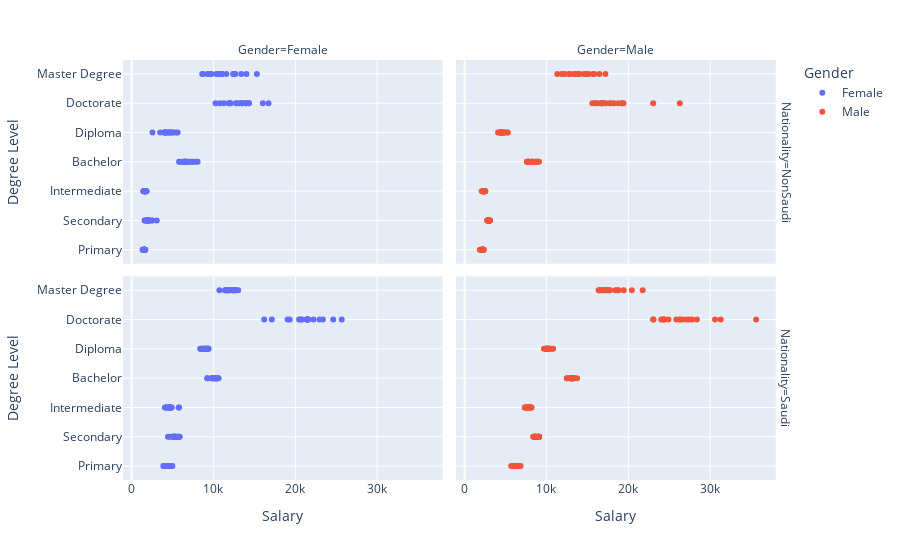

Notebook cell for this chart:
### Code cell
px.scatter(df, x="Salary", y="Degree Level", color="Gender", facet_col="Gender", facet_row="Nationality")

### Figure 1 — Plotly figure (JSON) as saved in the notebook; plotly's stock layout.template omitted (floating-point values rounded to 4 significant figures)
{"data": [{"hovertemplate": "Gender=Female<br>Nationality=NonSaudi<br>Salary=%{x}<br>Degree Level=%{y}<extra></extra>", "legendgroup": "Female", "marker": {"color": "#636efa", "symbol": "circle"}, "mode": "markers", "name": "Female", "orientation": "h", "showlegend": true, "type": "scatter", "x": [1590, 1597, 1596, 1576, 1588, 1509, 1577, 1497, 1566, 1631, 1687, 1595, 1633, 1449, 1501, 1331, 1384, 1398, 3068, 1984, 2396, 1935, 2563, 1947, 1796, 1980, 2045, 2095, 2046, 2120, 2164, 2048, 1918, 1646, 1591, 1658, 1649, 1651, 1654, 1664, 1666, 1661, 1725, 1662, 1644, 1789, 1832, 1737, 1662, 1569, 1543, 1526, 1438, 1433, 6528, 6321, 6988, 6683, 6525, 6420, 7751, 7356, 6614, 7511, 8062, 7156, 6470, 6197, 6790, 6495, 5809, 5847, 4526, 4257, 4037, 3960, 4138, 4103, 4734, 4808, 5451, 5625, 5052, 4537, 5113, 4662, 4180, 4195, 2549, 3486, 12847, 12005, 10259, 11862, 11254, 13526, 14305, 12763, 13167, 13502, 12112, 13424, 16034, 13947, 13993, 14349, 10774, 16727, 10450, 12668, 11022, 8779, 9389, 12440, 12433, 8630, 9751, 14024, 10773, 11575, 15305, 11021, 10397, 9475, 9362, 13397], "xaxis": "x3", "y": ["Primary", "Primary", "Primary", "Primary", "Primary", "Primary", "Primary", "Primary", "Primary", "Primary", "Primary", "Primary", "Primary", "Primary", "Primary", "Primary", "Primary", "Primary", "Secondary", "Secondary", "Secondary", "Secondary", "Secondary", "Secondary", "Secondary", "Secondary", "Secondary", "Secondary", "Secondary", "Secondary", "Secondary", "Secondary", "Secondary", "Secondary", "Secondary", "Secondary", "Intermediate", "Intermediate", "Intermediate", "Intermediate", "Intermediate", "Intermediate", "Intermediate", "Intermediate", "Intermediate", "Intermediate", "Intermediate", "Intermediate", "Intermediate", "Intermediate", "Intermediate", "Intermediate", "Intermediate", "Intermediate", "Bachelor", "Bachelor", "Bachelor", "Bachelor", "Bachelor", "Bachelor", "Bachelor", "Bachelor", "Bachelor", "Bachelor", "Bachelor", "Bachelor", "Bachelor", "Bachelor", "Bachelor", "Bachelor", "Bachelor", "Bachelor", "Diploma", "Diploma", "Diploma", "Diploma", "Diploma", "Diploma", "Diploma", "Diploma", "Diploma", "Diploma", "Diploma", "Diploma", "Diploma", "Diploma", "Diploma", "Diploma", "Diploma", "Diploma", "Doctorate", "Doctorate", "Doctorate", "Doctorate", "Doctorate", "Doctorate", "Doctorate", "Doctorate", "Doctorate", "Doctorate", "Doctorate", "Doctorate", "Doctorate", "Doctorate", "Doctorate", "Doctorate", "Doctorate", "Doctorate", "Master Degree", "Master Degree", "Master Degree", "Master Degree", "Master Degree", "Master Degree", "Master Degree", "Master Degree", "Master Degree", "Master Degree", "Master Degree", "Master Degree", "Master Degree", "Master Degree", "Master Degree", "Master Degree", "Master Degree", "Master Degree"], "yaxis": "y3"}, {"hovertemplate": "Gender=Female<br>Nationality=Saudi<br>Salary=%{x}<br>Degree Level=%{y}<extra></extra>", "legendgroup": "Female", "marker": {"color": "#636efa", "symbol": "circle"}, "mode": "markers", "name": "Female", "orientation": "h", "showlegend": false, "type": "scatter", "x": [4172, 3875, 3955, 4191, 4165, 4063, 4324, 4475, 4584, 4734, 4569, 4538, 4541, 4441, 4982, 4129, 4047, 3970, 5124, 5453, 5515, 5162, 5007, 5242, 5230, 5814, 5355, 5647, 5744, 5223, 5886, 5310, 5313, 5066, 4437, 4655, 4310, 4235, 4067, 4590, 4247, 4648, 5748, 4905, 4452, 4736, 4614, 4752, 5798, 4681, 4846, 4641, 4367, 4654, 10180, 10072, 10406, 9993, 10035, 10256, 10629, 10179, 10279, 10467, 10476, 10412, 10167, 9826, 9809, 9829, 9262, 9239, 9061, 8419, 8388, 8670, 9367, 8932, 9345, 9184, 9411, 9185, 9347, 9052, 9061, 9006, 8586, 8657, 9067, 8835, 22953, 16204, 22216, 21491, 19321, 23371, 20815, 17129, 21363, 21403, 20464, 20665, 21528, 21483, 19058, 21597, 25676, 24632, 11909, 11583, 11836, 10729, 12119, 11804, 11628, 13017, 12378, 11393, 12732, 12656, 12711, 11464, 12377, 11681, 12480, 12398], "xaxis": "x", "y": ["Primary", "Primary", "Primary", "Primary", "Primary", "Primary", "Primary", "Primary", "Primary", "Primary", "Primary", "Primary", "Primary", "Primary", "Primary", "Primary", "Primary", "Primary", "Secondary", "Secondary", "Secondary", "Secondary", "Secondary", "Secondary", "Secondary", "Secondary", "Secondary", "Secondary", "Secondary", "Secondary", "Secondary", "Secondary", "Secondary", "Secondary", "Secondary", "Secondary", "Intermediate", "Intermediate", "Intermediate", "Intermediate", "Intermediate", "Intermediate", "Intermediate", "Intermediate", "Intermediate", "Intermediate", "Intermediate", "Intermediate", "Intermediate", "Intermediate", "Intermediate", "Intermediate", "Intermediate", "Intermediate", "Bachelor", "Bachelor", "Bachelor", "Bachelor", "Bachelor", "Bachelor", "Bachelor", "Bachelor", "Bachelor", "Bachelor", "Bachelor", "Bachelor", "Bachelor", "Bachelor", "Bachelor", "Bachelor", "Bachelor", "Bachelor", "Diploma", "Diploma", "Diploma", "Diploma", "Diploma", "Diploma", "Diploma", "Diploma", "Diploma", "Diploma", "Diploma", "Diploma", "Diploma", "Diploma", "Diploma", "Diploma", "Diploma", "Diploma", "Doctorate", "Doctorate", "Doctorate", "Doctorate", "Doctorate", "Doctorate", "Doctorate", "Doctorate", "Doctorate", "Doctorate", "Doctorate", "Doctorate", "Doctorate", "Doctorate", "Doctorate", "Doctorate", "Doctorate", "Doctorate", "Master Degree", "Master Degree", "Master Degree", "Master Degree", "Master Degree", "Master Degree", "Master Degree", "Master Degree", "Master Degree", "Master Degree", "Master Degree", "Master Degree", "Master Degree", "Master Degree", "Master Degree", "Master Degree", "Master Degree", "Master Degree"], "yaxis": "y"}, {"hovertemplate": "Gender=Male<br>Nationality=NonSaudi<br>Salary=%{x}<br>Degree Level=%{y}<extra></extra>", "legendgroup": "Male", "marker": {"color": "#EF553B", "symbol": "circle"}, "mode": "markers", "name": "Male", "orientation": "h", "showlegend": true, "type": "scatter", "x": [2173, 2213, 2250, 2114, 2181, 2047, 2128, 2141, 2233, 2349, 2260, 2284, 2300, 2140, 2162, 2101, 1869, 1921, 3032, 2953, 3071, 3031, 3019, 2838, 2852, 2933, 3029, 3053, 3114, 3045, 3072, 2815, 2963, 2864, 2779, 2753, 2304, 2322, 2372, 2285, 2322, 2230, 2287, 2347, 2413, 2472, 2463, 2453, 2539, 2348, 2361, 2300, 2087, 2232, 7787, 7868, 7851, 7655, 7732, 8270, 8254, 8114, 8378, 8882, 9096, 8205, 8653, 7721, 7592, 8302, 8933, 8727, 4374, 4344, 4517, 4543, 4319, 4455, 4574, 4532, 4769, 5263, 4915, 4822, 5249, 4084, 4553, 4321, 4604, 4362, 15608, 17074, 16788, 16262, 17241, 17749, 17876, 15933, 16061, 18762, 19210, 18246, 19311, 16736, 16715, 19406, 26296, 23036, 13799, 14841, 14604, 12233, 14068, 13558, 11325, 12845, 13373, 15183, 15724, 15829, 13667, 12783, 11872, 13815, 16467, 17202], "xaxis": "x4", "y": ["Primary", "Primary", "Primary", "Primary", "Primary", "Primary", "Primary", "Primary", "Primary", "Primary", "Primary", "Primary", "Primary", "Primary", "Primary", "Primary", "Primary", "Primary", "Secondary", "Secondary", "Secondary", "Secondary", "Secondary", "Secondary", "Secondary", "Secondary", "Secondary", "Secondary", "Secondary", "Secondary", "Secondary", "Secondary", "Secondary", "Secondary", "Secondary", "Secondary", "Intermediate", "Intermediate", "Intermediate", "Intermediate", "Intermediate", "Intermediate", "Intermediate", "Intermediate", "Intermediate", "Intermediate", "Intermediate", "Intermediate", "Intermediate", "Intermediate", "Intermediate", "Intermediate", "Intermediate", "Intermediate", "Bachelor", "Bachelor", "Bachelor", "Bachelor", "Bachelor", "Bachelor", "Bachelor", "Bachelor", "Bachelor", "Bachelor", "Bachelor", "Bachelor", "Bachelor", "Bachelor", "Bachelor", "Bachelor", "Bachelor", "Bachelor", "Diploma", "Diploma", "Diploma", "Diploma", "Diploma", "Diploma", "Diploma", "Diploma", "Diploma", "Diploma", "Diploma", "Diploma", "Diploma", "Diploma", "Diploma", "Diploma", "Diploma", "Diploma", "Doctorate", "Doctorate", "Doctorate", "Doctorate", "Doctorate", "Doctorate", "Doctorate", "Doctorate", "Doctorate", "Doctorate", "Doctorate", "Doctorate", "Doctorate", "Doctorate", "Doctorate", "Doctorate", "Doctorate", "Doctorate", "Master Degree", "Master Degree", "Master Degree", "Master Degree", "Master Degree", "Master Degree", "Master Degree", "Master Degree", "Master Degree", "Master Degree", "Master Degree", "Master Degree", "Master Degree", "Master Degree", "Master Degree", "Master Degree", "Master Degree", "Master Degree"], "yaxis": "y4"}, {"hovertemplate": "Gender=Male<br>Nationality=Saudi<br>Salary=%{x}<br>Degree Level=%{y}<extra></extra>", "legendgroup": "Male", "marker": {"color": "#EF553B", "symbol": "circle"}, "mode": "markers", "name": "Male", "orientation": "h", "showlegend": false, "type": "scatter", "x": [6172, 5957, 5958, 6409, 5978, 5901, 6845, 6448, 6276, 6632, 6275, 6539, 6187, 6556, 6417, 6518, 5686, 5891, 8378, 8442, 8656, 8606, 8752, 8873, 9103, 9102, 9082, 9109, 9023, 9044, 8940, 8619, 8642, 8640, 8743, 8580, 7477, 7649, 7377, 7342, 7643, 7913, 8178, 8131, 7956, 7965, 8071, 7765, 7865, 7611, 7605, 7723, 7583, 7523, 13023, 12902, 13041, 13142, 13448, 13147, 13181, 12847, 13075, 13108, 13059, 13052, 13101, 12526, 12475, 13257, 13744, 13373, 9898, 9895, 10081, 9691, 9907, 10059, 10814, 10203, 10154, 10400, 10366, 10137, 10098, 10021, 10042, 10285, 10330, 10675, 26380, 27509, 23079, 24906, 23032, 26700, 27214, 24459, 26262, 24024, 24321, 30599, 27777, 24202, 25863, 31295, 35622, 28380, 17007, 17763, 17443, 16471, 18421, 18720, 17091, 16721, 17102, 16373, 17577, 18786, 17590, 17276, 16503, 19444, 20431, 21754], "xaxis": "x2", "y": ["Primary", "Primary", "Primary", "Primary", "Primary", "Primary", "Primary", "Primary", "Primary", "Primary", "Primary", "Primary", "Primary", "Primary", "Primary", "Primary", "Primary", "Primary", "Secondary", "Secondary", "Secondary", "Secondary", "Secondary", "Secondary", "Secondary", "Secondary", "Secondary", "Secondary", "Secondary", "Secondary", "Secondary", "Secondary", "Secondary", "Secondary", "Secondary", "Secondary", "Intermediate", "Intermediate", "Intermediate", "Intermediate", "Intermediate", "Intermediate", "Intermediate", "Intermediate", "Intermediate", "Intermediate", "Intermediate", "Intermediate", "Intermediate", "Intermediate", "Intermediate", "Intermediate", "Intermediate", "Intermediate", "Bachelor", "Bachelor", "Bachelor", "Bachelor", "Bachelor", "Bachelor", "Bachelor", "Bachelor", "Bachelor", "Bachelor", "Bachelor", "Bachelor", "Bachelor", "Bachelor", "Bachelor", "Bachelor", "Bachelor", "Bachelor", "Diploma", "Diploma", "Diploma", "Diploma", "Diploma", "Diploma", "Diploma", "Diploma", "Diploma", "Diploma", "Diploma", "Diploma", "Diploma", "Diploma", "Diploma", "Diploma", "Diploma", "Diploma", "Doctorate", "Doctorate", "Doctorate", "Doctorate", "Doctorate", "Doctorate", "Doctorate", "Doctorate", "Doctorate", "Doctorate", "Doctorate", "Doctorate", "Doctorate", "Doctorate", "Doctorate", "Doctorate", "Doctorate", "Doctorate", "Master Degree", "Master Degree", "Master Degree", "Master Degree", "Master Degree", "Master Degree", "Master Degree", "Master Degree", "Master Degree", "Master Degree", "Master Degree", "Master Degree", "Master Degree", "Master Degree", "Master Degree", "Master Degree", "Master Degree", "Master Degree"], "yaxis": "y2"}], "layout": {"annotations": [{"font": {}, "showarrow": false, "text": "Gender=Female", "x": 0.24, "xanchor": "center", "xref": "paper", "y": 1, "yanchor": "bottom", "yref": "paper"}, {"font": {}, "showarrow": false, "text": "Gender=Male", "x": 0.74, "xanchor": "center", "xref": "paper", "y": 1, "yanchor": "bottom", "yref": "paper"}, {"font": {}, "showarrow": false, "text": "Nationality=Saudi", "textangle": 90, "x": 0.98, "xanchor": "left", "xref": "paper", "y": 0.2425, "yanchor": "middle", "yref": "paper"}, {"font": {}, "showarrow": false, "text": "Nationality=NonSaudi", "textangle": 90, "x": 0.98, "xanchor": "left", "xref": "paper", "y": 0.7575, "yanchor": "middle", "yref": "paper"}], "legend": {"title": {"text": "Gender"}, "tracegroupgap": 0}, "margin": {"t": 60}, "xaxis": {"anchor": "y", "domain": [0, 0.48], "title": {"text": "Salary"}}, "xaxis2": {"anchor": "y2", "domain": [0.5, 0.98], "matches": "x", "title": {"text": "Salary"}}, "xaxis3": {"anchor": "y3", "domain": [0, 0.48], "matches": "x", "showticklabels": false}, "xaxis4": {"anchor": "y4", "domain": [0.5, 0.98], "matches": "x", "showticklabels": false}, "yaxis": {"anchor": "x", "domain": [0, 0.485], "title": {"text": "Degree Level"}}, "yaxis2": {"anchor": "x2", "domain": [0, 0.485], "matches": "y", "showticklabels": false}, "yaxis3": {"anchor": "x3", "domain": [0.515, 1], "matches": "y", "title": {"text": "Degree Level"}}, "yaxis4": {"anchor": "x4", "domain": [0.515, 1], "matches": "y", "showticklabels": false}}}
